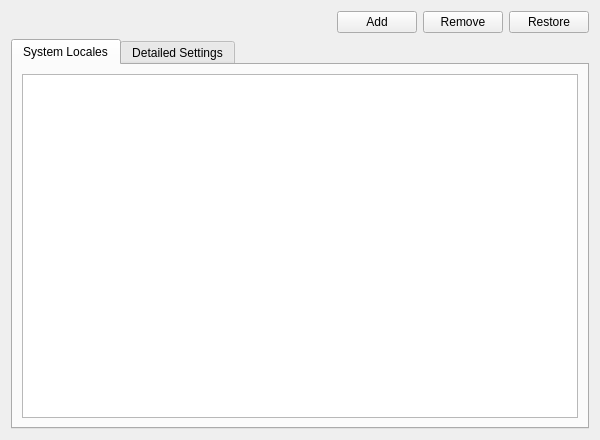
<?xml version="1.0" encoding="UTF-8"?>
<ui version="4.0">
 <class>LocaleModule</class>
 <widget class="QWidget" name="LocaleModule">
  <property name="geometry">
   <rect>
    <x>0</x>
    <y>0</y>
    <width>600</width>
    <height>440</height>
   </rect>
  </property>
  <property name="windowTitle">
   <string notr="true"/>
  </property>
  <layout class="QVBoxLayout" name="verticalLayout_2">
   <item>
    <layout class="QHBoxLayout" name="horizontalLayout">
     <item>
      <spacer name="horizontalSpacer">
       <property name="orientation">
        <enum>Qt::Horizontal</enum>
       </property>
       <property name="sizeHint" stdset="0">
        <size>
         <width>40</width>
         <height>20</height>
        </size>
       </property>
      </spacer>
     </item>
     <item>
      <widget class="QPushButton" name="buttonAdd">
       <property name="text">
        <string>Add</string>
       </property>
      </widget>
     </item>
     <item>
      <widget class="QPushButton" name="buttonRemove">
       <property name="text">
        <string>Remove</string>
       </property>
      </widget>
     </item>
     <item>
      <widget class="QPushButton" name="buttonRestore">
       <property name="text">
        <string>Restore</string>
       </property>
      </widget>
     </item>
    </layout>
   </item>
   <item>
    <widget class="QTabWidget" name="languageTabWidget">
     <property name="currentIndex">
      <number>0</number>
     </property>
     <widget class="QWidget" name="localeBasicTab">
      <attribute name="title">
       <string>System Locales</string>
      </attribute>
      <layout class="QVBoxLayout" name="verticalLayout">
       <item>
        <widget class="QScrollArea" name="localeBasicScrollArea">
         <property name="frameShape">
          <enum>QFrame::NoFrame</enum>
         </property>
         <property name="lineWidth">
          <number>0</number>
         </property>
         <property name="widgetResizable">
          <bool>true</bool>
         </property>
         <widget class="QWidget" name="localeBasicScrollAreaWidgetContents">
          <property name="geometry">
           <rect>
            <x>0</x>
            <y>0</y>
            <width>568</width>
            <height>335</height>
           </rect>
          </property>
          <layout class="QVBoxLayout" name="verticalLayout_4">
           <property name="spacing">
            <number>0</number>
           </property>
           <property name="leftMargin">
            <number>0</number>
           </property>
           <property name="topMargin">
            <number>0</number>
           </property>
           <property name="rightMargin">
            <number>0</number>
           </property>
           <property name="bottomMargin">
            <number>0</number>
           </property>
           <item>
            <widget class="QListView" name="localeListView">
             <property name="mouseTracking">
              <bool>true</bool>
             </property>
             <property name="contextMenuPolicy">
              <enum>Qt::CustomContextMenu</enum>
             </property>
             <property name="alternatingRowColors">
              <bool>true</bool>
             </property>
             <property name="selectionBehavior">
              <enum>QAbstractItemView::SelectRows</enum>
             </property>
            </widget>
           </item>
          </layout>
         </widget>
        </widget>
       </item>
      </layout>
     </widget>
     <widget class="QWidget" name="localeAdvancedTab">
      <attribute name="title">
       <string>Detailed Settings</string>
      </attribute>
      <layout class="QVBoxLayout" name="verticalLayout_3">
       <property name="leftMargin">
        <number>9</number>
       </property>
       <property name="rightMargin">
        <number>9</number>
       </property>
       <item>
        <widget class="QScrollArea" name="localeAdvancedScrollArea">
         <property name="frameShape">
          <enum>QFrame::NoFrame</enum>
         </property>
         <property name="widgetResizable">
          <bool>true</bool>
         </property>
         <widget class="QWidget" name="localeAdvancedScrollAreaWidgetContents">
          <property name="geometry">
           <rect>
            <x>0</x>
            <y>0</y>
            <width>542</width>
            <height>557</height>
           </rect>
          </property>
          <layout class="QVBoxLayout" name="verticalLayout_5">
           <property name="spacing">
            <number>0</number>
           </property>
           <property name="leftMargin">
            <number>0</number>
           </property>
           <property name="topMargin">
            <number>0</number>
           </property>
           <property name="rightMargin">
            <number>0</number>
           </property>
           <property name="bottomMargin">
            <number>0</number>
           </property>
           <item>
            <widget class="QGroupBox" name="displayLanguageGroupBox">
             <property name="title">
              <string>Display Language</string>
             </property>
             <property name="checkable">
              <bool>false</bool>
             </property>
             <property name="checked">
              <bool>false</bool>
             </property>
             <layout class="QFormLayout" name="formLayout_2">
              <property name="fieldGrowthPolicy">
               <enum>QFormLayout::AllNonFixedFieldsGrow</enum>
              </property>
              <property name="labelAlignment">
               <set>Qt::AlignRight|Qt::AlignTrailing|Qt::AlignVCenter</set>
              </property>
              <item row="0" column="0">
               <widget class="QLabel" name="langLabel">
                <property name="text">
                 <string>Language:</string>
                </property>
               </widget>
              </item>
              <item row="0" column="1">
               <widget class="QComboBox" name="langComboBox"/>
              </item>
              <item row="1" column="0">
               <widget class="QLabel" name="collateLabel">
                <property name="text">
                 <string>Collation and Sorting:</string>
                </property>
               </widget>
              </item>
              <item row="1" column="1">
               <widget class="QComboBox" name="collateComboBox"/>
              </item>
              <item row="2" column="0">
               <widget class="QLabel" name="messagesLabel">
                <property name="text">
                 <string>Messages:</string>
                </property>
               </widget>
              </item>
              <item row="2" column="1">
               <widget class="QComboBox" name="messagesComboBox"/>
              </item>
              <item row="3" column="0">
               <widget class="QLabel" name="ctypeLabel">
                <property name="text">
                 <string>CType:</string>
                </property>
               </widget>
              </item>
              <item row="3" column="1">
               <widget class="QComboBox" name="ctypeComboBox"/>
              </item>
             </layout>
            </widget>
           </item>
           <item>
            <widget class="QGroupBox" name="formatsGroupBox">
             <property name="title">
              <string>Formats</string>
             </property>
             <property name="checkable">
              <bool>false</bool>
             </property>
             <property name="checked">
              <bool>false</bool>
             </property>
             <layout class="QFormLayout" name="formLayout">
              <property name="fieldGrowthPolicy">
               <enum>QFormLayout::AllNonFixedFieldsGrow</enum>
              </property>
              <property name="labelAlignment">
               <set>Qt::AlignRight|Qt::AlignTrailing|Qt::AlignVCenter</set>
              </property>
              <item row="0" column="0">
               <widget class="QLabel" name="numericLabel">
                <property name="text">
                 <string>Numbers:</string>
                </property>
               </widget>
              </item>
              <item row="0" column="1">
               <widget class="QComboBox" name="numericComboBox"/>
              </item>
              <item row="1" column="0">
               <widget class="QLabel" name="timeLabel">
                <property name="text">
                 <string>Time:</string>
                </property>
               </widget>
              </item>
              <item row="1" column="1">
               <widget class="QComboBox" name="timeComboBox"/>
              </item>
              <item row="2" column="0">
               <widget class="QLabel" name="monetaryLabel">
                <property name="text">
                 <string>Currency:</string>
                </property>
               </widget>
              </item>
              <item row="2" column="1">
               <widget class="QComboBox" name="monetaryComboBox"/>
              </item>
              <item row="3" column="0">
               <widget class="QLabel" name="measurementLabel">
                <property name="text">
                 <string>Measurement Units:</string>
                </property>
               </widget>
              </item>
              <item row="3" column="1">
               <widget class="QComboBox" name="measurementComboBox"/>
              </item>
              <item row="4" column="0">
               <widget class="QLabel" name="addressLabel">
                <property name="text">
                 <string>Address:</string>
                </property>
               </widget>
              </item>
              <item row="4" column="1">
               <widget class="QComboBox" name="addressComboBox"/>
              </item>
              <item row="5" column="0">
               <widget class="QLabel" name="nameLabel">
                <property name="text">
                 <string>Names:</string>
                </property>
               </widget>
              </item>
              <item row="5" column="1">
               <widget class="QComboBox" name="nameComboBox"/>
              </item>
              <item row="6" column="0">
               <widget class="QLabel" name="telephoneLabel">
                <property name="text">
                 <string>Telephone:</string>
                </property>
               </widget>
              </item>
              <item row="6" column="1">
               <widget class="QComboBox" name="telephoneComboBox"/>
              </item>
              <item row="7" column="0">
               <widget class="QLabel" name="identificationLabel">
                <property name="text">
                 <string>Identification:</string>
                </property>
               </widget>
              </item>
              <item row="7" column="1">
               <widget class="QComboBox" name="identificationComboBox"/>
              </item>
              <item row="8" column="0">
               <widget class="QLabel" name="paperLabel">
                <property name="text">
                 <string>Paper:</string>
                </property>
               </widget>
              </item>
              <item row="8" column="1">
               <widget class="QComboBox" name="paperComboBox"/>
              </item>
              <item row="9" column="1">
               <spacer name="verticalSpacer">
                <property name="orientation">
                 <enum>Qt::Vertical</enum>
                </property>
                <property name="sizeHint" stdset="0">
                 <size>
                  <width>20</width>
                  <height>40</height>
                 </size>
                </property>
               </spacer>
              </item>
             </layout>
            </widget>
           </item>
          </layout>
         </widget>
        </widget>
       </item>
      </layout>
     </widget>
    </widget>
   </item>
  </layout>
 </widget>
 <resources/>
 <connections/>
</ui>
